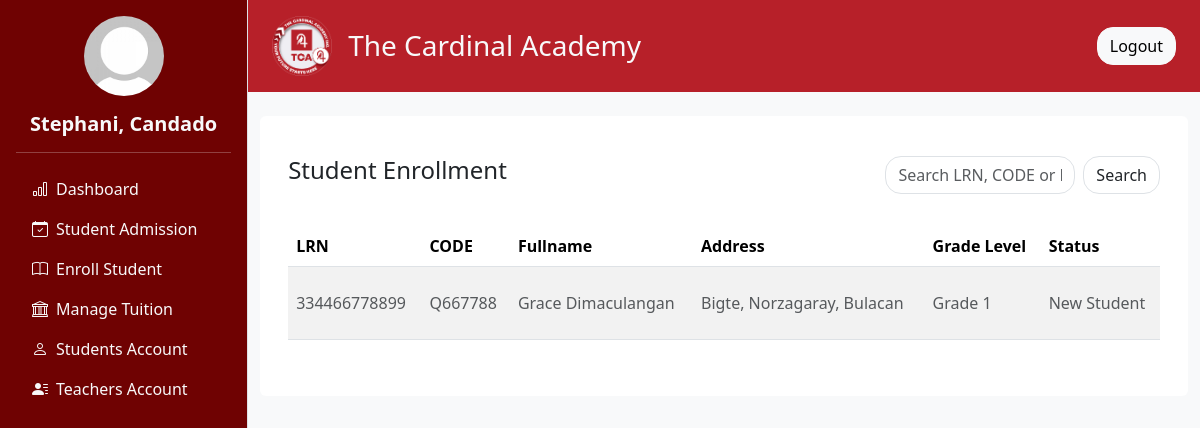
The page /admin/enrollment.php (signed in) on the database as committed earlier.
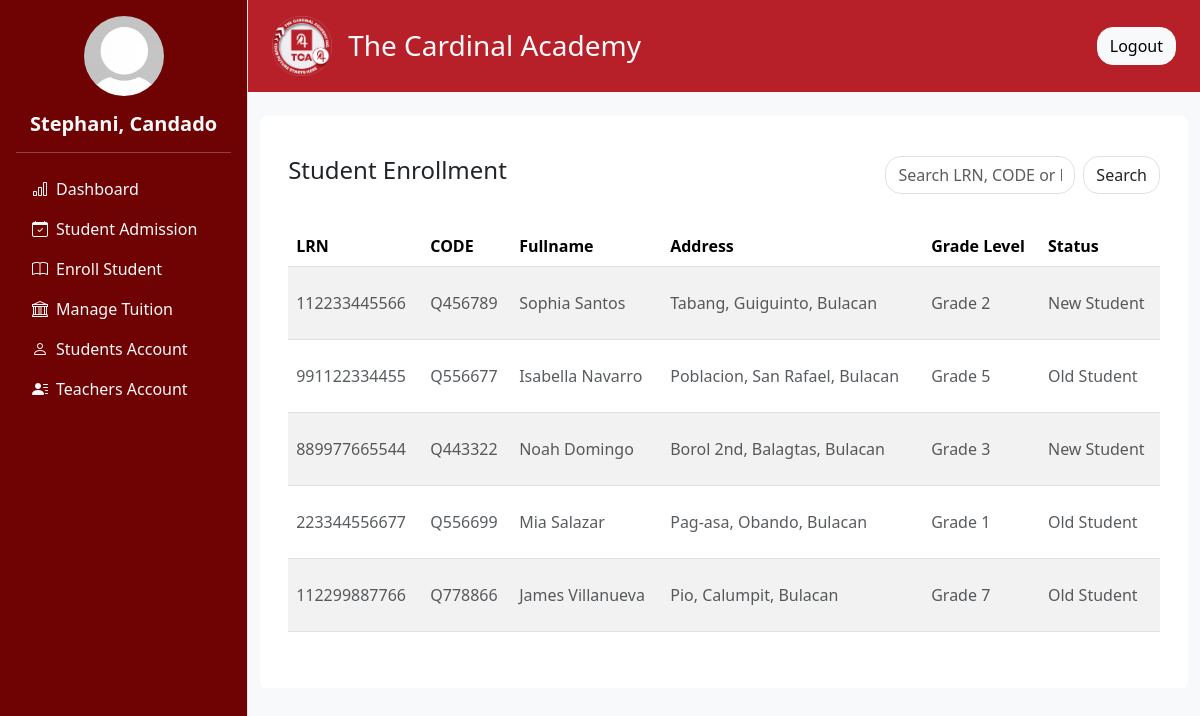
The same page on the database as committed later.
### tables this page shows
CREATE TABLE `admission_form` (
  `id` int(11) NOT NULL,
  `lrn` varchar(20) NOT NULL,
  `firstname` varchar(50) NOT NULL,
  `middlename` varchar(50) DEFAULT NULL,
  `lastname` varchar(50) NOT NULL,
  `status` varchar(255) NOT NULL,
  `gender` enum('male','female') NOT NULL,
  `grade_level` varchar(20) NOT NULL,
  `profile_picture` varchar(255) DEFAULT NULL,
  `birthday` date NOT NULL,
  `religion` varchar(50) DEFAULT NULL,
  `place_of_birth` varchar(100) DEFAULT NULL,
  `age` int(11) DEFAULT NULL,
  `residential_address` varchar(255) DEFAULT NULL,
  `region` varchar(100) DEFAULT NULL,
  `province` varchar(100) DEFAULT NULL,
  `municipal` varchar(100) DEFAULT NULL,
  `barangay` varchar(100) DEFAULT NULL,
  `father_name` varchar(100) DEFAULT NULL,
  `father_occupation` varchar(100) DEFAULT NULL,
  `father_contact` varchar(20) DEFAULT NULL,
  `mother_name` varchar(100) DEFAULT NULL,
  `mother_occupation` varchar(100) DEFAULT NULL,
  `mother_contact` varchar(20) DEFAULT NULL,
  `guardian_name` varchar(100) DEFAULT NULL,
  `guardian_occupation` varchar(100) DEFAULT NULL,
  `guardian_contact` varchar(20) DEFAULT NULL,
  `admission_status` varchar(255) DEFAULT 'for_verification',
  `que_code` varchar(50) DEFAULT NULL,
  `email` varchar(255) DEFAULT NULL,
  `facebook` varchar(255) DEFAULT NULL,
  `admission_date` timestamp NOT NULL DEFAULT current_timestamp() ON UPDATE current_timestamp()
);

### admin/user_info.php (called while the page is built, shortened)
<?php
include '../db_connection.php';
function getUserInfo() {
    global $conn;
    $user_id = $_SESSION['user_id'];
    $sql = "SELECT first_name, last_name, profile FROM users WHERE user_id = ?";
    $stmt = $conn->prepare($sql);
    $stmt->bind_param("i", $user_id);
    $stmt->execute();
    $result = $stmt->get_result();
    $user = $result->fetch_assoc();
    $full_name = htmlspecialchars($user['first_name'] . ', ' . $user['last_name']);
    $profile_image = !empty($user['profile'])
        ? '../static/uploads/' . htmlspecialchars($user['profile'])
        : '../static/uploads/default_profile.jpg';
    return [
        'full_name' => $full_name,
        'profile_image' => $profile_image
    ];
}
?>

### admin/enrollment.php (the view, shortened to what this page needs)
<?php  include '../db_connection.php'; ?>
<?php
$limit = 10;
$page = isset($_GET['page']) && is_numeric($_GET['page']) ? (int) $_GET['page'] : 1;
$search = isset($_GET['search']) ? trim($_GET['search']) : '';
$offset = ($page - 1) * $limit;
$query = "SELECT
            id,
            que_code,
            lrn,
            CONCAT(firstname, ' ', lastname) AS fullname,
            CONCAT(barangay, ', ', municipal, ', ', province) AS address,
            grade_level,
            status
          FROM admission_form
          WHERE admission_status = 'approved' AND (
              lrn LIKE '%$search%'
              OR que_code LIKE '%$search%'
              OR CONCAT(firstname, ' ', lastname) LIKE '%$search%'
          )
          LIMIT $limit OFFSET $offset";
$result = mysqli_query($conn, $query);
?>
<!DOCTYPE html>
<html lang="en">
<head>
  <?php include 'header.php' ?>
</head>
<body>
<div class="d-flex flex-row bg-light">
  <?php include 'navigation.php' ?>
  <div class="content flex-grow-1">
    <?php include 'nav_top.php' ?>
    <div class="container my-4">
      <div class="row g-4">
        <div class="col-12">
          <div class="rounded p-3 bg-white">
            <div class="container my-4">
              <div class="row mb-3">
                <div class="col-12 col-md-8">
                  <h4>Student Enrollment</h4>
                </div>
                <div class="col-12 col-md-4">
                  <form method="GET" action="">
                    <div class="input-group">
                      <input class="form-control rounded rounded-4" type="text" name="search" value="<?= htmlspecialchars($search) ?>" placeholder="Search LRN, CODE or Fullname">
                      <button class="btn border ms-2 rounded rounded-4" type="submit">Search</button>
                    </div>
                  </form>
                </div>
                <div class="col-12 pt-3">
                </div>
              </div>
              <div class="table-responsive">
                <table class="table table-striped table-hover" style="cursor: pointer">
                  <thead>
                    <tr>
                      <th scope="col">LRN</th>
                      <th scope="col">CODE</th>
                      <th scope="col">Fullname</th>
                      <th scope="col">Address</th>
                      <th scope="col">Grade Level</th>
                      <th scope="col">Status</th>
                    </tr>
                  </thead>
                  <tbody>
                    <?php if (mysqli_num_rows($result) > 0): ?>
                      <?php while ($row = mysqli_fetch_assoc($result)): ?>
                        <tr class="clickable-row" data-id="<?= $row['id'] ?>">
                          <td><p class="text-muted pt-3 pb-3 mb-0"><?= htmlspecialchars($row['lrn']) ?></p></td>
                          <td><p class="text-muted pt-3 pb-3 mb-0"><?= htmlspecialchars($row['que_code'] ?? '-') ?></p></td>
                          <td><p class="text-muted pt-3 pb-3 mb-0"><?= htmlspecialchars($row['fullname']) ?></p></td>
                          <td><p class="text-muted pt-3 pb-3 mb-0"><?= htmlspecialchars($row['address']) ?></p></td>
                          <td><p class="text-muted pt-3 pb-3 mb-0"><?= htmlspecialchars($row['grade_level']) ?></p></td>
                          <td><p class="text-muted pt-3 pb-3 mb-0"><?= htmlspecialchars($row['status']) ?></p></td>
                        </tr>
                      <?php endwhile; ?>
                    <?php else: ?>
                      <tr>
                        <td colspan="6"><p class="text-muted text-center pt-3 pb-3 mb-0">No data available</p></td>
                      </tr>
                    <?php endif; ?>
                  </tbody>
                </table>
              </div>
            </div>
          </div>
        </div>
      </div>
    </div>
  </div>
</div>
</body>
</html>

Rows that differ between the two databases and show on the page:
no longer on this page (row edited): admission_form: lrn "334466778899", que_code "Q667788", fullname "Grace Dimaculangan", address "Bigte, Norzagaray, Bulacan", grade_level "Grade 1", status "New Student"
now on this page (row edited): admission_form: lrn "112233445566", que_code "Q456789", fullname "Sophia Santos", address "Tabang, Guiguinto, Bulacan", grade_level "Grade 2", status "New Student"
now on this page (row edited): admission_form: lrn "991122334455", que_code "Q556677", fullname "Isabella Navarro", address "Poblacion, San Rafael, Bulacan", grade_level "Grade 5", status "Old Student"
now on this page (row edited): admission_form: lrn "889977665544", que_code "Q443322", fullname "Noah Domingo", address "Borol 2nd, Balagtas, Bulacan", grade_level "Grade 3", status "New Student"
now on this page (row edited): admission_form: lrn "223344556677", que_code "Q556699", fullname "Mia Salazar", address "Pag-asa, Obando, Bulacan", grade_level "Grade 1", status "Old Student"
now on this page (row edited): admission_form: lrn "112299887766", que_code "Q778866", fullname "James Villanueva", address "Pio, Calumpit, Bulacan", grade_level "Grade 7", status "Old Student"
